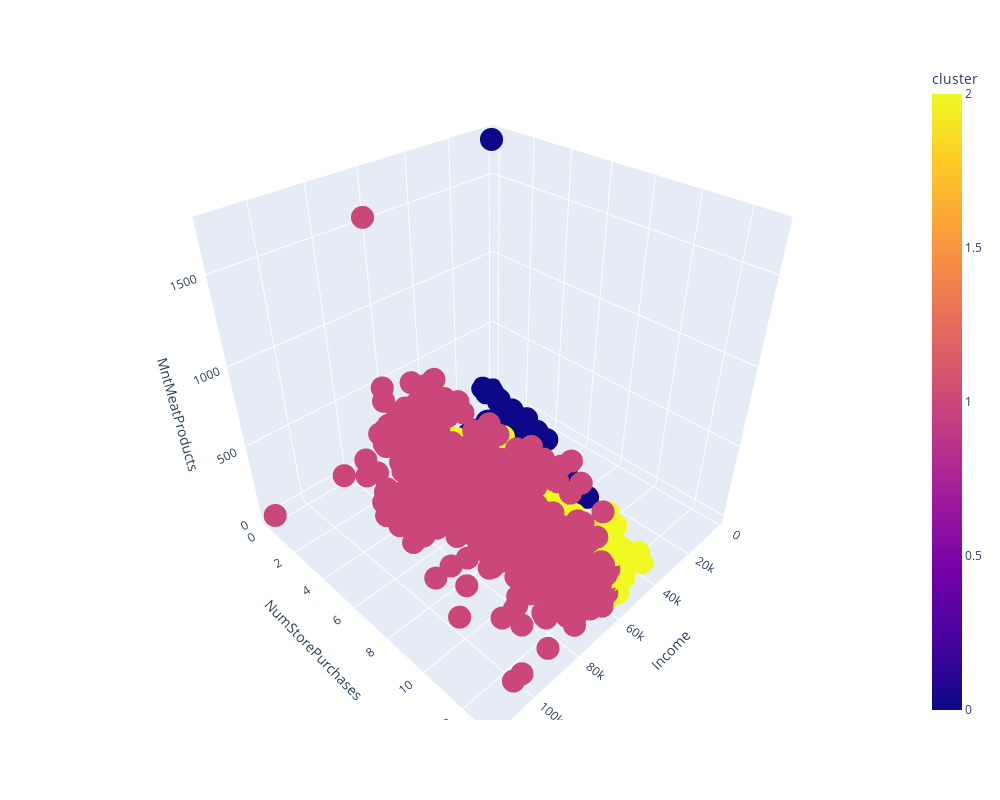

Notebook code for this chart:
### Markdown cell above
En este caso la variable 'k' es el numero de clusters que queremos representar, es decir, el numero de grupos en los cuales vamos a dividir los datos. Al utilizar k=3 vamos a obtener solo 3 grupos diferentes.

### Code cell
fig = px.scatter_3d(df_marketing,
                    x="Income",
                    y="NumStorePurchases",
                    z="MntMeatProducts",
                    color="cluster")

fig.update_layout(autosize=False,
                 width=1000,
                 height=800)

fig.show()

### Figure 1 — Plotly figure (JSON) as saved in the notebook; plotly's stock layout.template omitted (floating-point values rounded to 4 significant figures; data arrays with more than 128 entries replaced by an {"elided": "..."} marker saying what was removed)
{"data": [{"hovertemplate": "Income=%{x}<br>NumStorePurchases=%{y}<br>MntMeatProducts=%{z}<br>cluster=%{marker.color}<extra></extra>", "legendgroup": "", "marker": {"color": {"elided": "2229 int values"}, "coloraxis": "coloraxis", "symbol": "circle"}, "mode": "markers", "name": "", "scene": "scene", "showlegend": false, "type": "scatter3d", "x": {"elided": "2229 float values"}, "y": {"elided": "2229 int values"}, "z": {"elided": "2229 int values"}}], "layout": {"autosize": false, "coloraxis": {"colorbar": {"title": {"text": "cluster"}}, "colorscale": [[0, "#0d0887"], [0.1111, "#46039f"], [0.2222, "#7201a8"], [0.3333, "#9c179e"], [0.4444, "#bd3786"], [0.5556, "#d8576b"], [0.6667, "#ed7953"], [0.7778, "#fb9f3a"], [0.8889, "#fdca26"], [1, "#f0f921"]]}, "height": 800, "legend": {"tracegroupgap": 0}, "margin": {"t": 60}, "scene": {"domain": {"x": [0, 1], "y": [0, 1]}, "xaxis": {"title": {"text": "Income"}}, "yaxis": {"title": {"text": "NumStorePurchases"}}, "zaxis": {"title": {"text": "MntMeatProducts"}}}, "width": 1000}}
